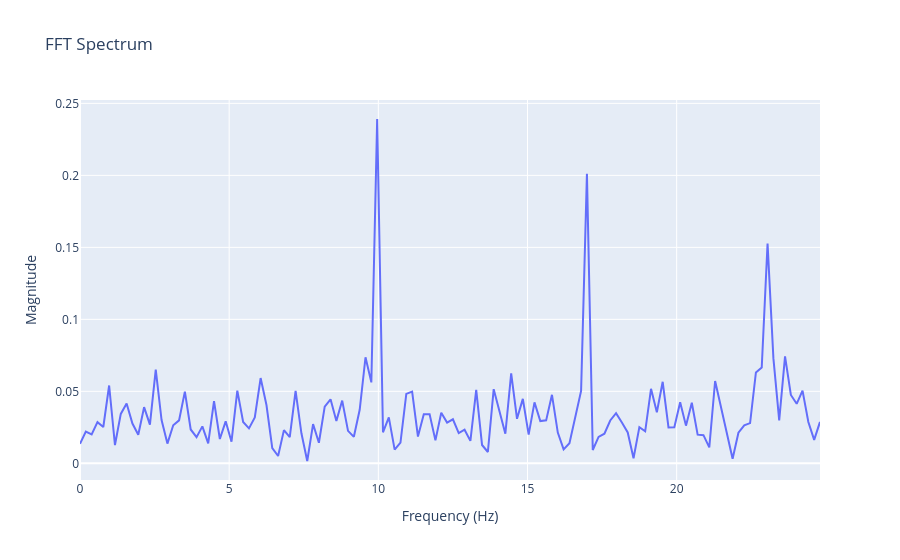

The cell this chart's notebook holds for it:
### Markdown cell above
## Moving Average Filter

### Code cell
# TODO: find the best window size for the moving average filter
window_size = 1

# Apply moving average filter
filtered_signal = []
for i in range(len(signal)):
    if i < window_size:
        filtered_signal.append(np.mean(signal[:i+1]))
    else:
        filtered_signal.append(np.mean(signal[i-window_size+1:i+1]))

snr = calculateSNR(filtered_signal)
print(f"SNR: {snr:.2f} dB")

xf, magnitude = computeFFT(filtered_signal, sample_rate)
plotFFT(xf, magnitude)
# plotSignal(t, filtered_signal)
